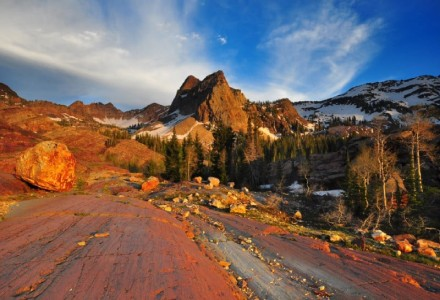
#> input picture 9-image-manipulation/images/test.jpeg, 440 x 300 px, found by its file name
$ python l1-basics.py
#> lines starting #> are read from the running program, lines starting #| are printed output that depends on the picture
### assignment-3/simpleimage.py
#!/usr/bin/env python3

"""
Stanford CS106AP SimpleImage

Written by Nick Parlante, Sonja Johnson-Yu, and Nick Bowman.
 -7/2019  version, has file reading, pix, foreach, hidden get/setpix

SimpleImage Features:
Create image:
  image = SimpleImage.blank(400, 200)   # create new image of size
  image = SimpleImage('foo.jpg')        # create from file

Access size
  image.width, image.height

Get pixel at x,y
  pix = image.get_pixel(x, y)
  # pix is RGB tuple like (100, 200, 0)

Set pixel at x,y
  image.set_pixel(x, y, pix)   # set data by tuple also

Get Pixel object at x,y
  pixel = image.get_pixel(x, y)
  pixel.red = 0
  pixel.blue = 255

Show image on screen
  image.show()

The main() function below demonstrates the above functions as a test.
"""

import sys
# If the following line fails, "Pillow" needs to be installed
from PIL import Image


def clamp(num):
    """
    Return a "clamped" version of the given num,
    converted to be an int limited to the range 0..255 for 1 byte.
    """
    num = int(num)
    if num < 0:
        return 0
    if num >= 256:
        return 255
    return num


class Pixel(object):
    """
    A pixel at an x,y in a SimpleImage.
    Supports set/get .red .green .blue
    and get .x .y
    """
    def __init__(self, image, x, y):
        self.image = image
        self._x = x
        self._y = y

    def __str__(self):
        return 'r:' + str(self.red) + ' g:' + str(self.green) + ' b:' + str(self.blue)

    # Pillow image stores each pixel color as a (red, green, blue) tuple.
    # So the functions below have to unpack/repack the tuple to change anything.

    @property
    def red(self):
        return self.image.px[self._x, self._y][0]

    @red.setter
    def red(self, value):
        rgb = self.image.px[self._x, self._y]
        self.image.px[self._x, self._y] = (clamp(value), rgb[1], rgb[2])

    @property
    def green(self):
        return self.image.px[self._x, self._y][1]

    @green.setter
    def green(self, value):
        rgb = self.image.px[self._x, self._y]
        self.image.px[self._x, self._y] = (rgb[0], clamp(value), rgb[2])

    @property
    def blue(self):
        return self.image.px[self._x, self._y][2]

    @blue.setter
    def blue(self, value):
        rgb = self.image.px[self._x, self._y]
        self.image.px[self._x, self._y] = (rgb[0], rgb[1], clamp(value))

    @property
    def x(self):
        return self._x

    @property
    def y(self):
        return self._y


# color tuples for background color names 'red' 'white' etc.
BACK_COLORS = {
    'white': (255, 255, 255),
    'black': (0, 0, 0),
    'red': (255, 0, 0),
    'green': (0, 255, 0),
    'blue': (0, 0, 255),
}


class SimpleImage(object):
    def __init__(self, filename, width=0, height=0, back_color=None):
        """
        Create a new image. This case works: SimpleImage('foo.jpg')
        To create a blank image use SimpleImage.blank(500, 300)
        The other parameters here are for internal/experimental use.
        """
#> called with filename = './9-image-manipulation/test.jpeg', width = 0, height = 0
        # Create pil_image either from file, or making blank
        if filename:
            self.pil_image = Image.open(filename).convert("RGB")
#> self.pil_image is the input picture: PIL image 440x300 RGB; mean R, G, B 116.3, 98.6, 93
            if self.pil_image.mode != 'RGB':
                raise Exception('Image file is not RGB')
            self._filename = filename  # hold onto
        else:
            if not back_color:
                back_color = 'white'
            color_tuple = BACK_COLORS[back_color]
            if width == 0 or height == 0:
                raise Exception('Creating blank image requires width/height but got {} {}'
                                .format(width, height))
            self.pil_image = Image.new('RGB', (width, height), color_tuple)
        self.px = self.pil_image.load()
        size = self.pil_image.size
#> size = (440, 300)
        self._width = size[0]
#> self._width = 440
        self._height = size[1]
#> self._height = 300
#> call 2 of __init__, with filename = './9-image-manipulation/test2.jpeg', width = 0, height = 0
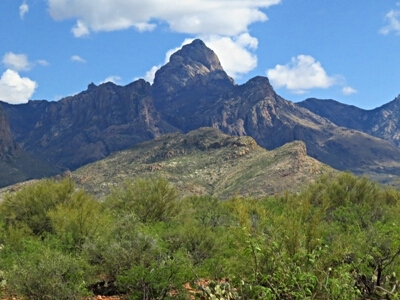
#> input picture 9-image-manipulation/images/test2.jpeg, 400 x 300 px, found by its file name
#> in __init__, self.pil_image is the input picture: PIL image 400x300 RGB; mean R, G, B 103.2, 122.2, 123.4
        self.curr_x = 0
        self.curr_y = 0

    def __iter__(self):
        return self

    def __next__(self):
        if self.curr_x < self.width and self.curr_y < self.height:
            x = self.curr_x
#> x = 0
            y = self.curr_y
            self.increment_curr_counters()
            return Pixel(self, x, y)
#> in show (call 2), `self.pil_image.show()`:
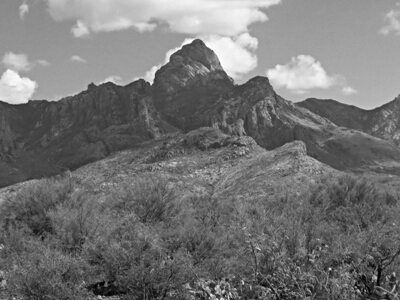
#> shown: PIL image 400x300 RGB; min 0, max 255, mean 116.1
#> in show (call 3), `self.pil_image.show()`:
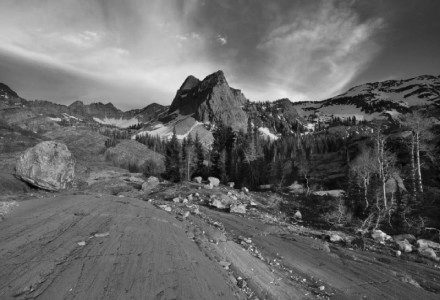
#> shown: PIL image 440x300 RGB; min 0, max 237, mean 102.7
        else:
            self.curr_x = 0
            self.curr_y = 0
            raise StopIteration()

    def increment_curr_counters(self):
        self.curr_x += 1
        if self.curr_x == self.width:
            self.curr_x = 0
            self.curr_y += 1

    # [9 lines left out: functions blank, file, not called in this run]

    @property
    def width(self):
        """Width of image in pixels."""
        return self._width

    @property
    def height(self):
        """Height of image in pixels."""
        return self._height

    # [25 lines left out: functions get_pixel, set_pixel, set_rgb, not called in this run]

    def _get_pix_(self, x, y):
        """Get pix RGB tuple (200, 100, 50) for the given x,y."""
        return self.px[x, y]

    def _set_pix_(self, x, y, pix):
        """Set the given pix RGB tuple into the image at the given x,y."""
        self.px[x, y] = pix

    def show(self):
        """Displays the image using an external utility."""
        self.pil_image.show()

    # [39 lines left out: functions make_as_big_as, main, not called in this run]


# [2 lines that do not run on import are left out]

### 9-image-manipulation/l1-basics.py
from simpleimage import SimpleImage
my_image = SimpleImage("./9-image-manipulation/test.jpeg")

'''
Image commands:
- image.width
- image.height

Pixel Commands:
- pixel.x, pixel.y
- pixel.red, pixel.green, pixel.blue

'''


def darker(file):
  image = get_file(file)
  for pixel in image:
    pixel.red //= 2
    pixel.blue //= 2
    pixel.green //= 2
  return image

def red_channel(image):
  image = get_file(image)
  for pixel in image:
    pixel.blue = 0
    pixel.green = 0
  return image

def grayscale(filename):
  '''
    Reads image from a filename.
    Converts to grayscale using luminosity
    Returns grayscale image
  '''
  image = get_file(filename)
  for pixel in (image):
    luminosity = compute_luminosity(pixel.red, pixel.green, pixel.blue)
    pixel.red = luminosity
    pixel.blue = luminosity
    pixel.green = luminosity
  return image

def compute_luminosity(red, green, blue):
  '''
    Uses NTSC formula to convert color values into grayscale
  '''
  return (0.299 * red) + (0.587 * green) + (0.114 * blue)

def get_file(filename):
  if type(filename) is str:
    image = SimpleImage(filename)
  else:
    image = filename
  return image

my_image.show()
grayscale("./9-image-manipulation/test2.jpeg").show()
grayscale(my_image).show()
red_channel(my_image).show()
#> in show (call 4), `self.pil_image.show()`:
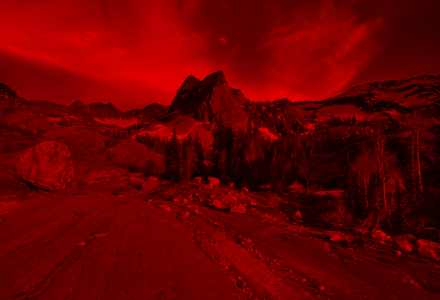
#> shown: PIL image 440x300 RGB; mean R, G, B 102.7, 0, 0
